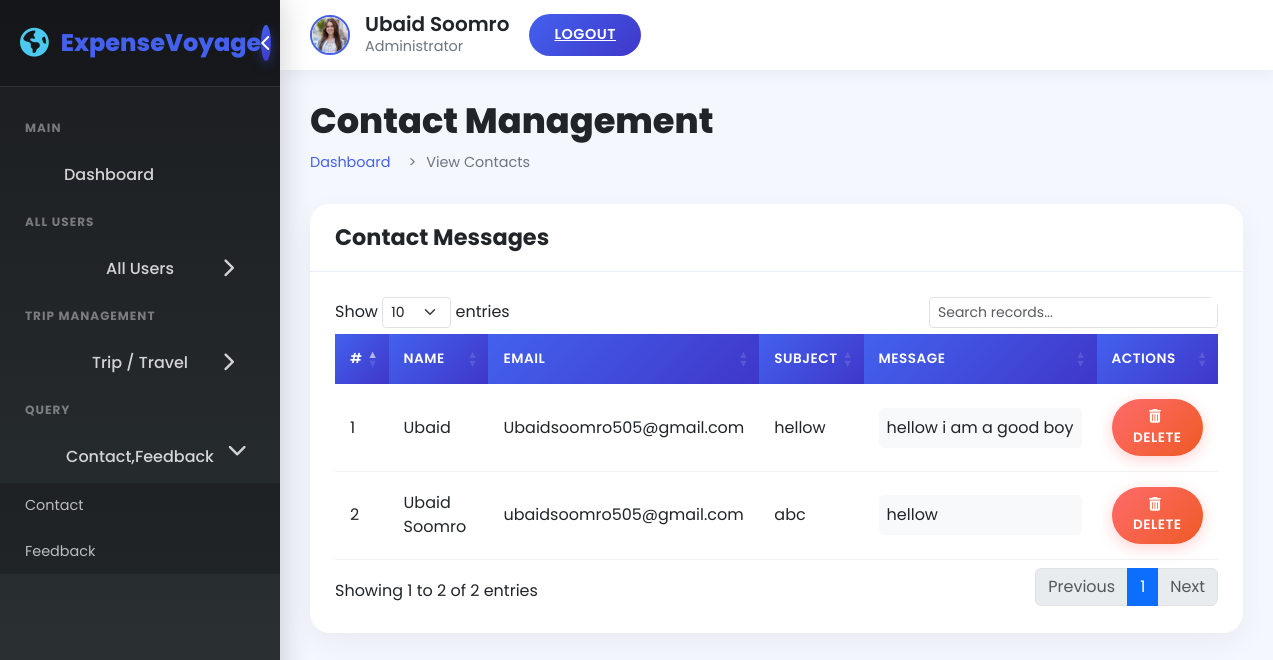
/admin/contactview.php (signed in), run on the app's committed database.
### tables this page shows
CREATE TABLE `contactus` (
  `contact_id` int(11) NOT NULL,
  `name` varchar(255) DEFAULT NULL,
  `email` varchar(255) DEFAULT NULL,
  `subject` varchar(255) DEFAULT NULL,
  `message` text DEFAULT NULL
);

### admin/contactview.php (the view, shortened to what this page needs)
<?php
require("config.php");
?>
<!DOCTYPE html>
<html lang="en">
<head>
    <link rel="stylesheet" href="https://cdnjs.cloudflare.com/ajax/libs/font-awesome/6.4.0/css/all.min.css">
    <link rel="stylesheet" href="https://cdn.jsdelivr.net/npm/bootstrap@5.3.0/dist/css/bootstrap.min.css">
    <link rel="stylesheet" href="https://cdn.datatables.net/1.13.6/css/dataTables.bootstrap5.min.css">
    <link rel="stylesheet" href="https://cdn.datatables.net/responsive/2.5.0/css/responsive.bootstrap5.min.css">
</head>
<body>
    <div class="dashboard-wrapper">
        <aside class="sidebar" id="sidebar">
            <div class="sidebar-header">
                <a href="dashboard.php" class="sidebar-logo">
                    <i class="fas fa-globe-americas"></i>
                    <span>Expense<span>Voyage</span></span>
                </a>
                <button class="sidebar-toggle" id="sidebarToggle">
                    <i class="fas fa-chevron-left"></i>
                </button>
            </div>
            <div class="sidebar-menu">
                <ul>
                    <li class="menu-title">
                        <span>Main</span>
                    </li>
                    <li>
                        <a href="dashboard.php"><i class="fe fe-home"></i> <span>Dashboard</span></a>
                    </li>
                    <li class="menu-title">
                        <span>All Users</span>
                    </li>
                    <li class="submenu">
                        <a href="#"><i class="fe fe-user"></i> <span> All Users </span> <span class="menu-arrow"><i class="fas fa-chevron-right"></i></span></a>
                    </li>
                    <li class="menu-title">
                        <span>Trip Management</span>
                    </li>
                    <li class="submenu">
                        <a href="#"><i class="fe fe-map"></i> <span> Trip / Travel</span> <span class="menu-arrow"><i class="fas fa-chevron-right"></i></span></a>
                    </li>
                    <li class="menu-title">
                        <span>Query</span>
                    </li>
                    <li class="submenu open">
                        <a href="#"><i class="fe fe-comment"></i> <span> Contact,Feedback </span> <span class="menu-arrow"><i class="fas fa-chevron-right"></i></span></a>
                        <ul>
                            <li><a href="contactview.php" class="active"> Contact </a></li>
                            <li><a href="feedbackview.php"> Feedback </a></li>
                        </ul>
                    </li>
                </ul>
            </div>
        </aside>
        <div class="main-content" id="mainContent">
            <header class="top-header">
                <div class="header-user">
                    <img src="../img/Aliza.jpg" alt="Admin">
                    <div class="header-user-info">
                        <h5><?php echo htmlspecialchars($_SESSION['auser']); ?></h5>
                        <p>Administrator</p>
                    </div>
                    <a href="logout.php" class="logout-btn">Logout</a>
                </div>
            </header>
            <div class="dashboard-content">
                <div class="page-header">
                    <h1>Contact Management</h1>
                    <nav aria-label="breadcrumb">
                        <ol class="breadcrumb">
                            <li class="breadcrumb-item"><a href="dashboard.php">Dashboard</a></li>
                            <li class="breadcrumb-item active">View Contacts</li>
                        </ol>
                    </nav>
                </div>
                <div class="row">
                    <div class="col-12">
                        <div class="card">
                            <div class="card-header">
                                <h4 class="card-title">Contact Messages</h4>
                            </div>
                            <div class="card-body">
                                <div class="table-responsive">
                                    <table id="datatable-buttons" class="table table-hover">
                                        <thead>
                                            <tr>
                                                <th>#</th>
                                                <th>Name</th>
                                                <th>Email</th>
                                                <th>Subject</th>
                                                <th>Message</th>
                                                <th>Actions</th>
                                            </tr>
                                        </thead>
                                        <tbody>
                                            <?php
                                            $query = mysqli_query($con, "SELECT * FROM contactus");
                                            $cnt = 1;
                                            if(mysqli_num_rows($query) > 0) {
                                                while($row = mysqli_fetch_row($query)) {
                                                    $id = $row[0];
                                                    $name = $row[1];
                                                    $email = $row[2];
                                                    $subject = $row[3];
                                                    $message = $row[4];
                                                    echo "<tr>
                                                        <td>".$cnt."</td>
                                                        <td>".htmlspecialchars($name)."</td>
                                                        <td>".htmlspecialchars($email)."</td>
                                                        <td>".htmlspecialchars($subject)."</td>
                                                        <td><div class='message-cell'>".htmlspecialchars($message)."</div></td>
                                                        <td>
                                                            <div class='d-grid gap-2 d-md-block'>
                                                                <a href='#' onclick='confirmDelete(".$id.")' class='btn btn-danger btn-sm'>
                                                                    <i class='fas fa-trash-alt me-1'></i> Delete
                                                                </a>
                                                            </div>
                                                        </td>
                                                    </tr>";
                                                    $cnt++;
                                                }
                                            } else {
                                                echo "<tr><td colspan='6' class='text-center'>No contact messages found</td></tr>";
                                            }
                                            ?>
                                        </tbody>
                                    </table>
                                </div>
                            </div>
                        </div>
                    </div>
                </div>
            </div>
        </div>
    </div>
</body>
</html>

### data on the page
contactus: name "Ubaid", email "Ubaidsoomro505@gmail.com", subject "hellow", message "hellow i am a good boy"
contactus: name "Ubaid Soomro", email "ubaidsoomro505@gmail.com", subject "abc", message "hellow"

### other printed values
$_SESSION['auser'] "Ubaid Soomro"
